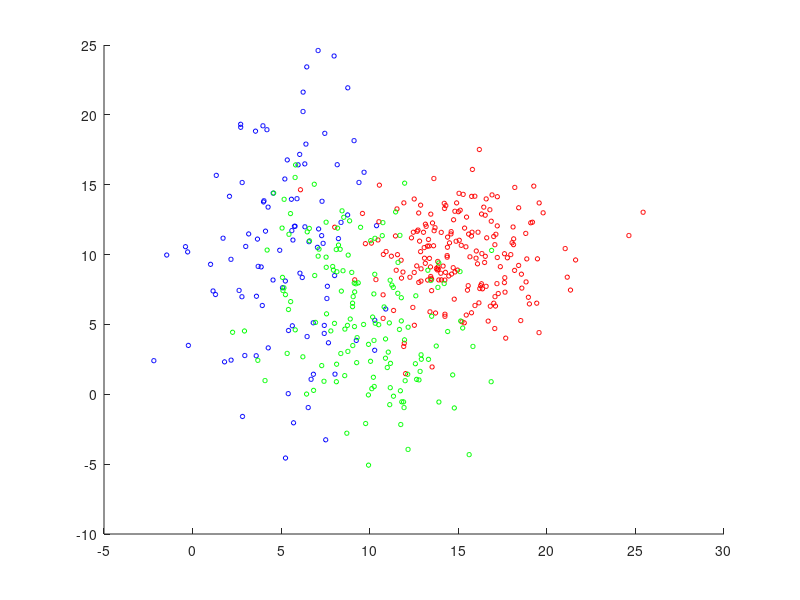

The MATLAB script that drew this image: (Note: this script raises an error after producing the figure.)
clear all;
close all;

MU1 = [5 10];
SIGMA1 = [8 4; 4 40];
MU2 = [15 10];
SIGMA2 = [8 0; 0 8];
MU3 = [10 5];
SIGMA3 = [10 -5; -5 20];

R3 = chol(SIGMA1);
R4 = chol(SIGMA2);
R5 = chol(SIGMA3);

X1 = repmat(MU1,100,1) + randn(100,2)*R3;
X2 = repmat(MU2,200,1) + randn(200,2)*R4;
X3 = repmat(MU3,150,1) + randn(150,2)*R5;

SIGMA1 = cov(X1);
SIGMA2 = cov(X2);
SIGMA3 = cov(X3);

range1 = [-5:0.1:20]
range2 = [-5:0.1:20]

figure;
hold on;

scatter(X1(:,1), X1(:,2), 10, 'b');
scatter(X2(:,1), X2(:,2), 10, 'r');
scatter(X3(:,1), X3(:,2), 10, 'g');

[c_vectors, c_values] = eigs(SIGMA1);
[d_vectors, d_values] = eigs(SIGMA2);
[e_vectors, e_values] = eigs(SIGMA3);

c_theta = atan2(c_vectors(2,1), c_vectors(1,1));
plot_ellipse(MU1(1), MU1(2), c_theta, sqrt(c_values(1,1)), sqrt(c_values(2,2)));

d_theta = atan2(d_vectors(2,1), d_vectors(1,1));
plot_ellipse(MU2(1), MU2(2), d_theta, sqrt(d_values(1,1)),sqrt(d_values(2,2)));

e_theta = atan2(e_vectors(2,1), e_vectors(1,1));
plot_ellipse(MU3(1), MU3(2), e_theta, sqrt(e_values(1,1)),sqrt(e_values(2,2)));

micd_1 = MICD([MU1; MU2; MU3], range1, range2, cat(3, SIGMA1, SIGMA2, SIGMA3));
contour(range1, range2, micd_1', 2, '--r');
hold on;

case2_classes = {X1, X2, X3};
confusion = zeros(size(case2_classes, 2));

for i=1:size(case2_classes, 2)
    current_class = cell2mat(case2_classes(i));
    for j=1:size(current_class, 1)

       predicted = MICD([MU1; MU2; MU3], current_class(j,1), current_class(j,2), cat(3, SIGMA1, SIGMA2, SIGMA3));
   
       confusion(i,predicted) = confusion(i,predicted) + 1;
    end
end 

confusion

error = (sum(confusion(:)) - trace(confusion)) / sum(confusion(:))